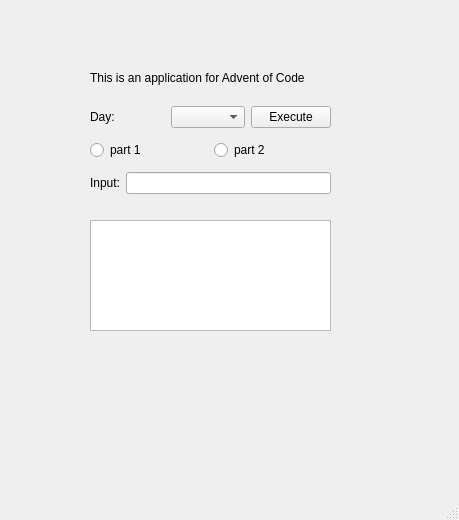
<?xml version="1.0" encoding="UTF-8"?>
<ui version="4.0">
 <class>MainWindow</class>
 <widget class="QMainWindow" name="MainWindow">
  <property name="geometry">
   <rect>
    <x>0</x>
    <y>0</y>
    <width>459</width>
    <height>520</height>
   </rect>
  </property>
  <property name="windowTitle">
   <string>MainWindow</string>
  </property>
  <widget class="QWidget" name="centralwidget">
   <widget class="QTextEdit" name="textEdit">
    <property name="geometry">
     <rect>
      <x>90</x>
      <y>220</y>
      <width>241</width>
      <height>111</height>
     </rect>
    </property>
   </widget>
   <widget class="QLabel" name="label_2">
    <property name="geometry">
     <rect>
      <x>90</x>
      <y>70</y>
      <width>241</width>
      <height>16</height>
     </rect>
    </property>
    <property name="text">
     <string>This is an application for Advent of Code</string>
    </property>
   </widget>
   <widget class="QWidget" name="verticalLayoutWidget">
    <property name="geometry">
     <rect>
      <x>90</x>
      <y>100</y>
      <width>241</width>
      <height>103</height>
     </rect>
    </property>
    <layout class="QVBoxLayout" name="verticalLayout">
     <item>
      <layout class="QHBoxLayout" name="horizontalLayout">
       <item>
        <widget class="QLabel" name="label">
         <property name="text">
          <string>Day:</string>
         </property>
        </widget>
       </item>
       <item>
        <widget class="QComboBox" name="comboBox"/>
       </item>
       <item>
        <widget class="QPushButton" name="pushButton">
         <property name="text">
          <string>Execute</string>
         </property>
        </widget>
       </item>
      </layout>
     </item>
     <item>
      <layout class="QHBoxLayout" name="radioButtonLayout">
       <item>
        <widget class="QRadioButton" name="radioButtonp1">
         <property name="text">
          <string>part 1</string>
         </property>
        </widget>
       </item>
       <item>
        <widget class="QRadioButton" name="radioButtonp2">
         <property name="text">
          <string>part 2</string>
         </property>
        </widget>
       </item>
      </layout>
     </item>
     <item>
      <layout class="QHBoxLayout" name="horizontalLayout_3">
       <item>
        <widget class="QLabel" name="label_3">
         <property name="text">
          <string>Input:</string>
         </property>
        </widget>
       </item>
       <item>
        <widget class="QLineEdit" name="lineEdit"/>
       </item>
      </layout>
     </item>
    </layout>
   </widget>
  </widget>
  <widget class="QStatusBar" name="statusbar"/>
 </widget>
 <resources/>
 <connections/>
</ui>
